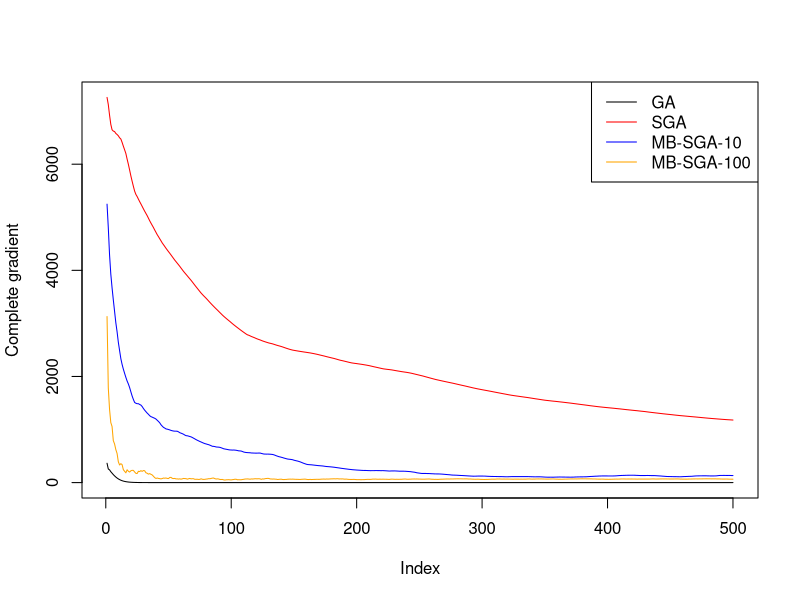
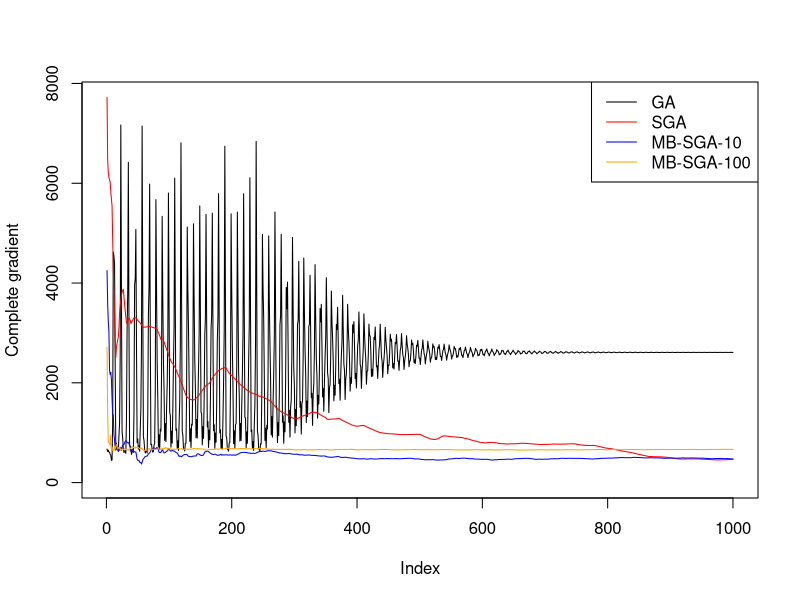
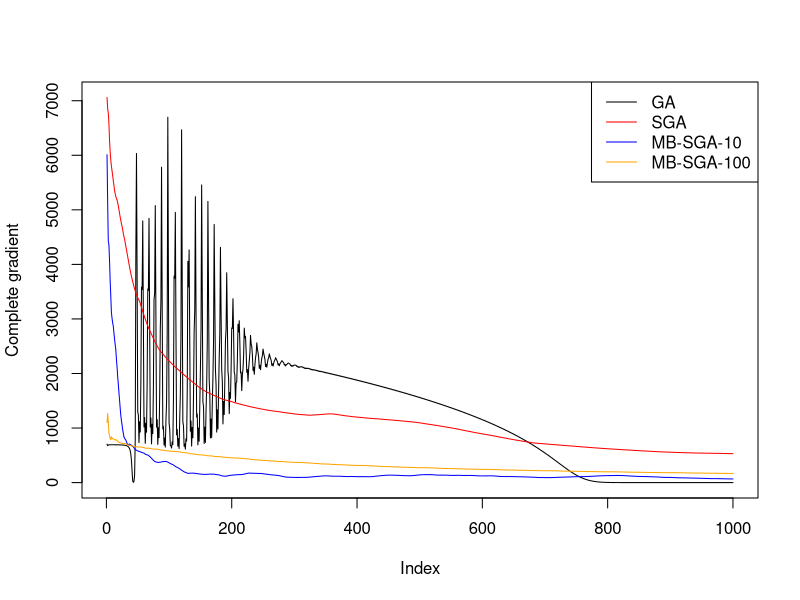

Write R code to recreate these figures, in order.
################################################
## MLE for logistic regression
## Using stochastic gradient ascent
################################################

f.gradient <- function(y, X, beta)
{
  n <- dim(X)[1]
  beta <- matrix(beta, ncol = 1)
  pi <- exp(X %*% beta) / (1 + exp(X%*%beta))  
  rtn <- colSums(X* as.numeric(y - pi))
  return(n*rtn)
}


#################################################
## The following is a general function that
## implements the regular gradient ascent
## the stochastic gradient ascent and 
## mini-batch stochastic gradient ascent
#################################################
SGA <- function(y, X, batch.size = dim(X)[1], t = .1, max.iter = dim(X)[1], adapt = FALSE)
{  
  p <- dim(X)[2]
  n <- dim(X)[1]

  # create the mini-batches
  permutation <- sample(1:n, replace = FALSE)
  K <- floor(n/batch.size)
  batch.index <- split(permutation, rep(1:K, length = n, each = n/K))

  # index for choosing the mini-batch
  count <- 1

  beta_k <- rep(0, p) # start at all 0s
  track.gradient <- matrix(0, nrow = max.iter, ncol = p)
  track.gradient[1,] <- f.gradient(y = y, X= X, beta = beta_k)/n
  
  # saving the running mean of the estimates of theta^*
  mean_beta <- rep(0,p)
  
  # tk: in case we want t_k
  tk <- t
  
  # ideally, we will have a while loop here, but
  # I have written this to always complete some max.iter steps
  for(iter in 1:max.iter)  
  {
    count <- count+1

    if(adapt) tk <- t/(sqrt(iter))  # in case t_k
    if(count %% K == 0) count <- count%%K  +1  # when all batches finish, restart the batches
    if(iter %% (max.iter/10) == 0) print(iter) #feedback

    # batch of data
    y.batch <- y[batch.index[[count]] ]
    X.batch <- matrix(X[batch.index[[count]], ], nrow = batch.size)
    
    # SGA step
    beta_k = beta_k + tk* f.gradient(y = y.batch, X = X.batch, beta = beta_k)/batch.size

    # saving overall estimates and running gradients for demonstration
    mean_beta <- (beta_k + mean_beta*(iter - 1))/(iter)
    if(batch.size == n)
    {
      est <- beta_k
    }else{
      est <-  mean_beta
    }    
    track.gradient[iter,] <- f.gradient(y = y, X = X, beta = est)/n
  }
  rtn <- list("iter" = iter, "est" = est, "grad" = track.gradient[1:iter,])
  return(rtn)
}


# Generating data for demonstration
set.seed(10)
p <- 5
n <- 1e4
X <- matrix(rnorm(n*(p-1)), nrow = n, ncol = p-1)
X <- cbind(1, X)
beta <- matrix(rnorm(p, 0, sd = 1), ncol = 1)
p <- exp(X %*% beta)/(1 + exp(X%*%beta))
y <- rbinom(n, size = 1, prob = p)

#True MLE
coeff <- glm(y ~ X -1,family = "binomial")$coeff

# Tuned value of t
ga <- SGA(y, X, batch.size = 1e4, t = .0015, max.iter = 1e3)
b1 <- SGA(y, X, batch.size = 1, t = .1, max.iter = ga$iter) 
b10 <- SGA(y, X, batch.size = 10, t = .1, max.iter = ga$iter)
b100 <- SGA(y, X, batch.size = 100, t = .1, max.iter = ga$iter) 

index <- 1:500
plot(apply(ga$grad[index,], 1, function(t) sum(abs(t))), type = 'l', ylim = c(0,max(apply(b1$grad[,], 1, function(t) sum(abs(t))))), ylab = "Complete gradient")
lines(apply(b1$grad[index,], 1, function(t) sum(abs(t))), col = "red")
lines(apply(b10$grad[index,], 1, function(t) sum(abs(t))), col = "blue")
lines(apply(b100$grad[index,], 1, function(t) sum(abs(t))), col = "orange")
legend("topright", col = c("black", "red", "blue", "orange"), legend = c("GA", "SGA", "MB-SGA-10", "MB-SGA-100"), lty = 1)

# all bad values of t
ga <- SGA(y, X, batch.size = n, t = .005, max.iter = 1e3)
b1 <- SGA(y, X, batch.size = 1, t = 1, max.iter = ga$iter) 
b10 <- SGA(y, X, batch.size = 10, t = 1, max.iter = ga$iter)
b100 <- SGA(y, X, batch.size = 100, t = 1, max.iter = ga$iter) 

index <- 1:1000
plot(apply(ga$grad[index,], 1, function(t) sum(abs(t))), type = 'l', ylim = c(0,max(apply(b1$grad[,], 1, function(t) sum(abs(t))))), ylab = "Complete gradient")
lines(apply(b1$grad[index,], 1, function(t) sum(abs(t))), col = "red")
lines(apply(b10$grad[index,], 1, function(t) sum(abs(t))), col = "blue")
lines(apply(b100$grad[index,], 1, function(t) sum(abs(t))), col = "orange")
legend("topright", col = c("black", "red", "blue", "orange"), legend = c("GA", "SGA", "MB-SGA-10", "MB-SGA-100"), lty = 1)


ga <- SGA(y, X, batch.size = n, t = .05, max.iter = 1e3, adapt = TRUE)
b1 <- SGA(y, X, batch.size = 1, t = 1, max.iter = ga$iter, adapt = TRUE) 
b10 <- SGA(y, X, batch.size = 10, t = 1, max.iter = ga$iter, adapt = TRUE)
b100 <- SGA(y, X, batch.size = 100, t = 1, max.iter = ga$iter, adapt = TRUE) 

index <- 1:1000
plot(apply(ga$grad[index,], 1, function(t) sum(abs(t))), type = 'l', ylim = c(0,max(apply(b1$grad[,], 1, function(t) sum(abs(t))))), ylab = "Complete gradient")
lines(apply(b1$grad[index,], 1, function(t) sum(abs(t))), col = "red")
lines(apply(b10$grad[index,], 1, function(t) sum(abs(t))), col = "blue")
lines(apply(b100$grad[index,], 1, function(t) sum(abs(t))), col = "orange")
legend("topright", col = c("black", "red", "blue", "orange"), legend = c("GA", "SGA", "MB-SGA-10", "MB-SGA-100"), lty = 1)
